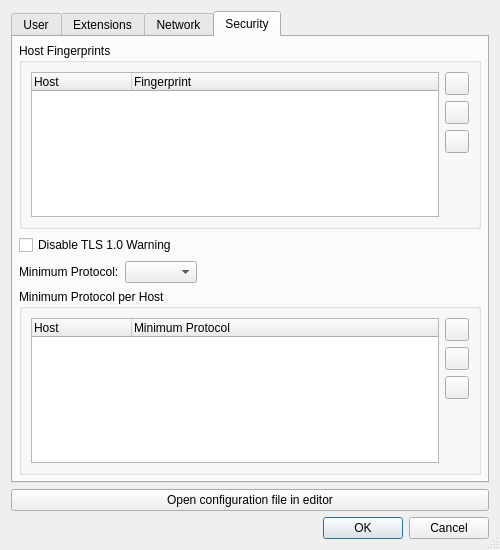
<?xml version="1.0" encoding="UTF-8"?>
<ui version="4.0">
 <class>HgUserConfigDialog</class>
 <widget class="QDialog" name="HgUserConfigDialog">
  <property name="geometry">
   <rect>
    <x>0</x>
    <y>0</y>
    <width>500</width>
    <height>550</height>
   </rect>
  </property>
  <property name="windowTitle">
   <string>Mercurial User Data</string>
  </property>
  <property name="sizeGripEnabled">
   <bool>true</bool>
  </property>
  <layout class="QVBoxLayout" name="verticalLayout_7">
   <item>
    <widget class="QTabWidget" name="tabWidget">
     <property name="currentIndex">
      <number>3</number>
     </property>
     <widget class="QWidget" name="tab">
      <attribute name="title">
       <string>User</string>
      </attribute>
      <layout class="QVBoxLayout" name="verticalLayout">
       <property name="leftMargin">
        <number>6</number>
       </property>
       <property name="topMargin">
        <number>6</number>
       </property>
       <property name="rightMargin">
        <number>6</number>
       </property>
       <property name="bottomMargin">
        <number>6</number>
       </property>
       <item>
        <widget class="QGroupBox" name="groupBox">
         <property name="title">
          <string>User Data</string>
         </property>
         <layout class="QGridLayout" name="gridLayout">
          <item row="0" column="0">
           <widget class="QLabel" name="label">
            <property name="text">
             <string>Name:</string>
            </property>
           </widget>
          </item>
          <item row="0" column="1">
           <widget class="E5ClearableLineEdit" name="userNameEdit">
            <property name="toolTip">
             <string>Enter the user name</string>
            </property>
            <property name="placeholderText">
             <string>Enter your name</string>
            </property>
           </widget>
          </item>
          <item row="1" column="0">
           <widget class="QLabel" name="label_3">
            <property name="text">
             <string>Email:</string>
            </property>
           </widget>
          </item>
          <item row="1" column="1">
           <widget class="E5ClearableLineEdit" name="emailEdit">
            <property name="toolTip">
             <string>Enter the email address</string>
            </property>
            <property name="placeholderText">
             <string>Enter your email address</string>
            </property>
           </widget>
          </item>
         </layout>
        </widget>
       </item>
       <item>
        <spacer name="verticalSpacer">
         <property name="orientation">
          <enum>Qt::Vertical</enum>
         </property>
         <property name="sizeHint" stdset="0">
          <size>
           <width>20</width>
           <height>239</height>
          </size>
         </property>
        </spacer>
       </item>
      </layout>
     </widget>
     <widget class="QWidget" name="tab_2">
      <attribute name="title">
       <string>Extensions</string>
      </attribute>
      <layout class="QVBoxLayout" name="verticalLayout_2">
       <property name="leftMargin">
        <number>6</number>
       </property>
       <property name="topMargin">
        <number>6</number>
       </property>
       <property name="rightMargin">
        <number>6</number>
       </property>
       <property name="bottomMargin">
        <number>6</number>
       </property>
       <item>
        <widget class="QGroupBox" name="groupBox_2">
         <property name="title">
          <string>Extensions</string>
         </property>
         <layout class="QGridLayout" name="gridLayout_2">
          <item row="0" column="0">
           <widget class="QCheckBox" name="fetchCheckBox">
            <property name="toolTip">
             <string>Select to activate the fetch extension</string>
            </property>
            <property name="text">
             <string>Fetch</string>
            </property>
           </widget>
          </item>
          <item row="0" column="1">
           <widget class="QCheckBox" name="gpgCheckBox">
            <property name="toolTip">
             <string>Select to activate the GPG extension</string>
            </property>
            <property name="text">
             <string>GPG</string>
            </property>
           </widget>
          </item>
          <item row="1" column="0">
           <widget class="QCheckBox" name="histeditCheckBox">
            <property name="toolTip">
             <string>Select to activate the histedit extension</string>
            </property>
            <property name="text">
             <string>Histedit</string>
            </property>
           </widget>
          </item>
          <item row="1" column="1">
           <widget class="QCheckBox" name="largefilesCheckBox">
            <property name="toolTip">
             <string>Select to activate the largefiles extension</string>
            </property>
            <property name="text">
             <string>Large Files</string>
            </property>
           </widget>
          </item>
          <item row="2" column="0">
           <widget class="QCheckBox" name="purgeCheckBox">
            <property name="toolTip">
             <string>Select to activate the Purge extension</string>
            </property>
            <property name="text">
             <string>Purge</string>
            </property>
           </widget>
          </item>
          <item row="2" column="1">
           <widget class="QCheckBox" name="queuesCheckBox">
            <property name="toolTip">
             <string>Select to activate the queues extension</string>
            </property>
            <property name="text">
             <string>Queues</string>
            </property>
           </widget>
          </item>
          <item row="3" column="0">
           <widget class="QCheckBox" name="rebaseCheckBox">
            <property name="toolTip">
             <string>Select to activate the rebase extension</string>
            </property>
            <property name="text">
             <string>Rebase</string>
            </property>
           </widget>
          </item>
          <item row="3" column="1">
           <widget class="QCheckBox" name="shelveCheckBox">
            <property name="toolTip">
             <string>Select to activate the shelve extension</string>
            </property>
            <property name="text">
             <string>Shelve</string>
            </property>
           </widget>
          </item>
          <item row="4" column="0">
           <widget class="QCheckBox" name="stripCheckBox">
            <property name="toolTip">
             <string>Select to activate the strip extension</string>
            </property>
            <property name="text">
             <string>Strip</string>
            </property>
           </widget>
          </item>
         </layout>
        </widget>
       </item>
       <item>
        <widget class="QGroupBox" name="largefilesGroup">
         <property name="enabled">
          <bool>false</bool>
         </property>
         <property name="title">
          <string>Large Files</string>
         </property>
         <layout class="QGridLayout" name="gridLayout_3">
          <item row="0" column="0">
           <widget class="QLabel" name="label_4">
            <property name="text">
             <string>Minimum file size:</string>
            </property>
           </widget>
          </item>
          <item row="0" column="1">
           <widget class="QSpinBox" name="lfFileSizeSpinBox">
            <property name="toolTip">
             <string>Enter the minimum file size in MB for files to be treated as Large Files</string>
            </property>
            <property name="alignment">
             <set>Qt::AlignRight|Qt::AlignTrailing|Qt::AlignVCenter</set>
            </property>
            <property name="suffix">
             <string> MB</string>
            </property>
            <property name="minimum">
             <number>1</number>
            </property>
            <property name="value">
             <number>10</number>
            </property>
           </widget>
          </item>
          <item row="0" column="2">
           <spacer name="horizontalSpacer">
            <property name="orientation">
             <enum>Qt::Horizontal</enum>
            </property>
            <property name="sizeHint" stdset="0">
             <size>
              <width>215</width>
              <height>20</height>
             </size>
            </property>
           </spacer>
          </item>
          <item row="1" column="0">
           <widget class="QLabel" name="label_5">
            <property name="text">
             <string>Patterns:</string>
            </property>
           </widget>
          </item>
          <item row="1" column="1" colspan="2">
           <widget class="E5ClearableLineEdit" name="lfFilePatternsEdit">
            <property name="toolTip">
             <string>Enter file patterns (space separated) for files to be treated as Large Files</string>
            </property>
            <property name="placeholderText">
             <string>Enter file patterns for large files</string>
            </property>
           </widget>
          </item>
          <item row="2" column="0">
           <widget class="QLabel" name="label_2">
            <property name="text">
             <string>User Cache:</string>
            </property>
           </widget>
          </item>
          <item row="2" column="1" colspan="2">
           <widget class="E5PathPicker" name="lfUserCachePicker" native="true">
            <property name="sizePolicy">
             <sizepolicy hsizetype="Expanding" vsizetype="Preferred">
              <horstretch>0</horstretch>
              <verstretch>0</verstretch>
             </sizepolicy>
            </property>
            <property name="focusPolicy">
             <enum>Qt::StrongFocus</enum>
            </property>
            <property name="toolTip">
             <string>Enter the name of the user cache directory</string>
            </property>
           </widget>
          </item>
         </layout>
        </widget>
       </item>
       <item>
        <spacer name="verticalSpacer_2">
         <property name="orientation">
          <enum>Qt::Vertical</enum>
         </property>
         <property name="sizeHint" stdset="0">
          <size>
           <width>20</width>
           <height>39</height>
          </size>
         </property>
        </spacer>
       </item>
      </layout>
     </widget>
     <widget class="QWidget" name="tab_3">
      <attribute name="title">
       <string>Network</string>
      </attribute>
      <layout class="QVBoxLayout" name="verticalLayout_3">
       <property name="leftMargin">
        <number>6</number>
       </property>
       <property name="topMargin">
        <number>6</number>
       </property>
       <property name="rightMargin">
        <number>6</number>
       </property>
       <property name="bottomMargin">
        <number>6</number>
       </property>
       <item>
        <widget class="QGroupBox" name="groupBox_3">
         <property name="title">
          <string>Proxy</string>
         </property>
         <layout class="QGridLayout" name="gridLayout_4">
          <item row="0" column="0">
           <widget class="QLabel" name="label_6">
            <property name="text">
             <string>Host:</string>
            </property>
           </widget>
          </item>
          <item row="0" column="1">
           <widget class="E5ClearableLineEdit" name="proxyHostEdit">
            <property name="toolTip">
             <string>Enter the network proxy host name</string>
            </property>
            <property name="placeholderText">
             <string>Enter Proxy Hostname</string>
            </property>
           </widget>
          </item>
          <item row="1" column="0">
           <widget class="QLabel" name="label_7">
            <property name="text">
             <string>User:</string>
            </property>
           </widget>
          </item>
          <item row="1" column="1">
           <widget class="E5ClearableLineEdit" name="proxyUserEdit">
            <property name="toolTip">
             <string>Enter the user name for the network proxy</string>
            </property>
            <property name="placeholderText">
             <string>Enter Proxy Username</string>
            </property>
           </widget>
          </item>
          <item row="2" column="0">
           <widget class="QLabel" name="label_8">
            <property name="text">
             <string>Password:</string>
            </property>
           </widget>
          </item>
          <item row="2" column="1">
           <widget class="E5ClearableLineEdit" name="proxyPasswordEdit">
            <property name="toolTip">
             <string>Enter the password for the network proxy</string>
            </property>
            <property name="echoMode">
             <enum>QLineEdit::Password</enum>
            </property>
            <property name="placeholderText">
             <string>Enter Proxy Password</string>
            </property>
           </widget>
          </item>
          <item row="3" column="0">
           <widget class="QLabel" name="label_9">
            <property name="text">
             <string>Bypass:</string>
            </property>
           </widget>
          </item>
          <item row="3" column="1">
           <widget class="E5ClearableLineEdit" name="proxyBypassEdit">
            <property name="toolTip">
             <string>Enter the names of hosts bypassing the network proxy sparated by comma</string>
            </property>
            <property name="text">
             <string/>
            </property>
            <property name="placeholderText">
             <string>Enter hosts bypassing  the proxy separated by comma</string>
            </property>
           </widget>
          </item>
         </layout>
        </widget>
       </item>
       <item>
        <spacer name="verticalSpacer_3">
         <property name="orientation">
          <enum>Qt::Vertical</enum>
         </property>
         <property name="sizeHint" stdset="0">
          <size>
           <width>20</width>
           <height>242</height>
          </size>
         </property>
        </spacer>
       </item>
      </layout>
     </widget>
     <widget class="QWidget" name="tab_4">
      <attribute name="title">
       <string>Security</string>
      </attribute>
      <layout class="QVBoxLayout" name="verticalLayout_6">
       <property name="leftMargin">
        <number>6</number>
       </property>
       <property name="topMargin">
        <number>6</number>
       </property>
       <property name="rightMargin">
        <number>6</number>
       </property>
       <property name="bottomMargin">
        <number>6</number>
       </property>
       <item>
        <widget class="QGroupBox" name="groupBox_4">
         <property name="title">
          <string>Host Fingerprints</string>
         </property>
         <layout class="QHBoxLayout" name="horizontalLayout">
          <item>
           <widget class="QTreeWidget" name="fingerprintsList">
            <property name="alternatingRowColors">
             <bool>true</bool>
            </property>
            <property name="rootIsDecorated">
             <bool>false</bool>
            </property>
            <property name="itemsExpandable">
             <bool>false</bool>
            </property>
            <column>
             <property name="text">
              <string>Host</string>
             </property>
            </column>
            <column>
             <property name="text">
              <string>Fingerprint</string>
             </property>
            </column>
           </widget>
          </item>
          <item>
           <layout class="QVBoxLayout" name="verticalLayout_4">
            <item>
             <widget class="QToolButton" name="fpAddButton">
              <property name="toolTip">
               <string>Add a host fingerprint entry</string>
              </property>
             </widget>
            </item>
            <item>
             <widget class="QToolButton" name="fpDeleteButton">
              <property name="toolTip">
               <string>Delete a host fingerprint entry</string>
              </property>
             </widget>
            </item>
            <item>
             <widget class="QToolButton" name="fpEditButton">
              <property name="toolTip">
               <string>Edit a host fingerprint entry</string>
              </property>
             </widget>
            </item>
            <item>
             <spacer name="verticalSpacer_4">
              <property name="orientation">
               <enum>Qt::Vertical</enum>
              </property>
              <property name="sizeHint" stdset="0">
               <size>
                <width>20</width>
                <height>40</height>
               </size>
              </property>
             </spacer>
            </item>
           </layout>
          </item>
         </layout>
        </widget>
       </item>
       <item>
        <widget class="QCheckBox" name="disableTls10WarningCheckBox">
         <property name="text">
          <string>Disable TLS 1.0 Warning</string>
         </property>
        </widget>
       </item>
       <item>
        <layout class="QHBoxLayout" name="horizontalLayout_3">
         <item>
          <widget class="QLabel" name="label_10">
           <property name="text">
            <string>Minimum Protocol:</string>
           </property>
          </widget>
         </item>
         <item>
          <widget class="QComboBox" name="minimumProtocolComboBox">
           <property name="toolTip">
            <string>Select the minimum protocol to use</string>
           </property>
          </widget>
         </item>
         <item>
          <spacer name="horizontalSpacer_2">
           <property name="orientation">
            <enum>Qt::Horizontal</enum>
           </property>
           <property name="sizeHint" stdset="0">
            <size>
             <width>40</width>
             <height>20</height>
            </size>
           </property>
          </spacer>
         </item>
        </layout>
       </item>
       <item>
        <widget class="QGroupBox" name="minimumProtcolGroupBox">
         <property name="title">
          <string>Minimum Protocol per Host</string>
         </property>
         <layout class="QHBoxLayout" name="horizontalLayout_2">
          <item>
           <widget class="QTreeWidget" name="protocolsList">
            <property name="alternatingRowColors">
             <bool>true</bool>
            </property>
            <property name="rootIsDecorated">
             <bool>false</bool>
            </property>
            <property name="itemsExpandable">
             <bool>false</bool>
            </property>
            <column>
             <property name="text">
              <string>Host</string>
             </property>
            </column>
            <column>
             <property name="text">
              <string>Minimum Protocol</string>
             </property>
            </column>
           </widget>
          </item>
          <item>
           <layout class="QVBoxLayout" name="verticalLayout_5">
            <item>
             <widget class="QToolButton" name="protocolAddButton">
              <property name="toolTip">
               <string>Add a host minimum protocol entry</string>
              </property>
             </widget>
            </item>
            <item>
             <widget class="QToolButton" name="protocolDeleteButton">
              <property name="toolTip">
               <string>Delete a host minimum protocol entry</string>
              </property>
             </widget>
            </item>
            <item>
             <widget class="QToolButton" name="protocolEditButton">
              <property name="toolTip">
               <string>Edit a host minimum protocol entry</string>
              </property>
             </widget>
            </item>
            <item>
             <spacer name="verticalSpacer_5">
              <property name="orientation">
               <enum>Qt::Vertical</enum>
              </property>
              <property name="sizeHint" stdset="0">
               <size>
                <width>20</width>
                <height>40</height>
               </size>
              </property>
             </spacer>
            </item>
           </layout>
          </item>
         </layout>
        </widget>
       </item>
      </layout>
     </widget>
    </widget>
   </item>
   <item>
    <widget class="QPushButton" name="editorButton">
     <property name="toolTip">
      <string>Open the user configuration file in a text editor</string>
     </property>
     <property name="text">
      <string>Open configuration file in editor</string>
     </property>
    </widget>
   </item>
   <item>
    <widget class="QDialogButtonBox" name="buttonBox">
     <property name="orientation">
      <enum>Qt::Horizontal</enum>
     </property>
     <property name="standardButtons">
      <set>QDialogButtonBox::Cancel|QDialogButtonBox::Ok</set>
     </property>
    </widget>
   </item>
  </layout>
 </widget>
 <customwidgets>
  <customwidget>
   <class>E5ClearableLineEdit</class>
   <extends>QLineEdit</extends>
   <header>E5Gui/E5LineEdit.h</header>
  </customwidget>
  <customwidget>
   <class>E5PathPicker</class>
   <extends>QWidget</extends>
   <header>E5Gui/E5PathPicker.h</header>
   <container>1</container>
  </customwidget>
 </customwidgets>
 <tabstops>
  <tabstop>tabWidget</tabstop>
  <tabstop>userNameEdit</tabstop>
  <tabstop>emailEdit</tabstop>
  <tabstop>fetchCheckBox</tabstop>
  <tabstop>gpgCheckBox</tabstop>
  <tabstop>histeditCheckBox</tabstop>
  <tabstop>largefilesCheckBox</tabstop>
  <tabstop>purgeCheckBox</tabstop>
  <tabstop>queuesCheckBox</tabstop>
  <tabstop>rebaseCheckBox</tabstop>
  <tabstop>shelveCheckBox</tabstop>
  <tabstop>stripCheckBox</tabstop>
  <tabstop>lfFileSizeSpinBox</tabstop>
  <tabstop>lfFilePatternsEdit</tabstop>
  <tabstop>lfUserCachePicker</tabstop>
  <tabstop>proxyHostEdit</tabstop>
  <tabstop>proxyUserEdit</tabstop>
  <tabstop>proxyPasswordEdit</tabstop>
  <tabstop>proxyBypassEdit</tabstop>
  <tabstop>fingerprintsList</tabstop>
  <tabstop>fpAddButton</tabstop>
  <tabstop>fpDeleteButton</tabstop>
  <tabstop>fpEditButton</tabstop>
  <tabstop>disableTls10WarningCheckBox</tabstop>
  <tabstop>minimumProtocolComboBox</tabstop>
  <tabstop>protocolsList</tabstop>
  <tabstop>protocolAddButton</tabstop>
  <tabstop>protocolDeleteButton</tabstop>
  <tabstop>protocolEditButton</tabstop>
  <tabstop>editorButton</tabstop>
 </tabstops>
 <resources/>
 <connections>
  <connection>
   <sender>buttonBox</sender>
   <signal>accepted()</signal>
   <receiver>HgUserConfigDialog</receiver>
   <slot>accept()</slot>
   <hints>
    <hint type="sourcelabel">
     <x>257</x>
     <y>378</y>
    </hint>
    <hint type="destinationlabel">
     <x>157</x>
     <y>274</y>
    </hint>
   </hints>
  </connection>
  <connection>
   <sender>buttonBox</sender>
   <signal>rejected()</signal>
   <receiver>HgUserConfigDialog</receiver>
   <slot>reject()</slot>
   <hints>
    <hint type="sourcelabel">
     <x>325</x>
     <y>378</y>
    </hint>
    <hint type="destinationlabel">
     <x>286</x>
     <y>274</y>
    </hint>
   </hints>
  </connection>
  <connection>
   <sender>largefilesCheckBox</sender>
   <signal>toggled(bool)</signal>
   <receiver>largefilesGroup</receiver>
   <slot>setEnabled(bool)</slot>
   <hints>
    <hint type="sourcelabel">
     <x>225</x>
     <y>173</y>
    </hint>
    <hint type="destinationlabel">
     <x>55</x>
     <y>276</y>
    </hint>
   </hints>
  </connection>
 </connections>
</ui>
